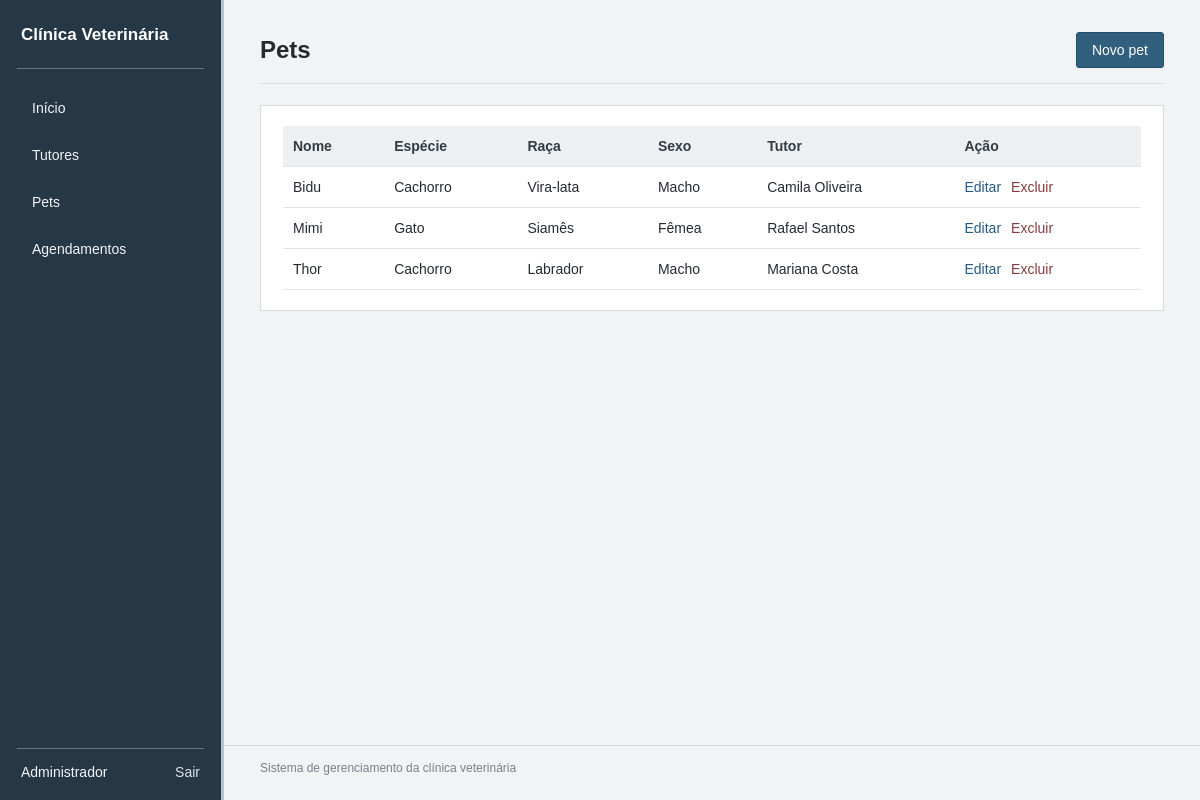
The page /pets.php (signed in) on the database its author committed.
### tables this page shows
CREATE TABLE IF NOT EXISTS pets (
    id INT UNSIGNED AUTO_INCREMENT PRIMARY KEY,
    tutor_id INT UNSIGNED NOT NULL,
    nome VARCHAR(100) NOT NULL,
    especie VARCHAR(40) NOT NULL,
    raca VARCHAR(80) NULL,
    sexo VARCHAR(15) NULL,
    data_nascimento DATE NULL,
    observacoes TEXT NULL,
    criado_em TIMESTAMP DEFAULT CURRENT_TIMESTAMP,
    INDEX idx_pets_tutor (tutor_id),
    CONSTRAINT fk_pets_tutores FOREIGN KEY (tutor_id)
        REFERENCES tutores(id) ON UPDATE CASCADE ON DELETE RESTRICT
);

CREATE TABLE IF NOT EXISTS tutores (
    id INT UNSIGNED AUTO_INCREMENT PRIMARY KEY,
    nome VARCHAR(120) NOT NULL,
    cpf_criptografado VARCHAR(255) NOT NULL,
    cpf_hash CHAR(64) NOT NULL UNIQUE,
    telefone VARCHAR(20) NOT NULL,
    email VARCHAR(120) NULL,
    endereco VARCHAR(180) NULL,
    criado_em TIMESTAMP DEFAULT CURRENT_TIMESTAMP
);

### funcoes.php (called while the page is built, shortened)
<?php
function h(?string $valor): string
{
    return htmlspecialchars((string) $valor, ENT_QUOTES, 'UTF-8');
}

### pets.php (the view, shortened to what this page needs)
<?php
require_once __DIR__ . '/funcoes.php';
$stmt = $pdo->query(
    'SELECT p.id, p.nome, p.especie, p.raca, p.sexo, t.nome AS tutor_nome
     FROM pets p INNER JOIN tutores t ON t.id = p.tutor_id ORDER BY p.nome ASC'
);
$pets = $stmt->fetchAll();
?>
<!DOCTYPE html>
<html lang="pt-BR">
<head>
    <link rel="stylesheet" href="style.css">
</head>
<body>
<header class="topo">
    <div class="topo-conteudo">
        <div class="marca">Clínica Veterinária</div>
        <nav class="menu">
            <a href="index.php">Início</a>
            <a href="tutores.php">Tutores</a>
            <a href="pets.php">Pets</a>
            <a href="agendamentos.php">Agendamentos</a>
        </nav>
        <div class="usuario-topo">
            <span><?= h($_SESSION['usuario_nome'] ?? 'Usuário') ?></span>
            <a class="sair" href="logout.php">Sair</a>
        </div>
    </div>
</header>
<main class="container">
<section class="cabecalho-pagina linha-titulo">
    <div><h1>Pets</h1></div>
    <a href="pet_form.php" class="botao">Novo pet</a>
</section>
<section class="bloco">
    <div class="tabela-area">
        <table>
            <thead><tr><th>Nome</th><th>Espécie</th><th>Raça</th><th>Sexo</th><th>Tutor</th><th>Ação</th></tr></thead>
            <tbody>
            <?php foreach ($pets as $pet): ?>
                <tr>
                    <td><?= h($pet['nome']) ?></td>
                    <td><?= h($pet['especie']) ?></td>
                    <td><?= h($pet['raca'] ?: '—') ?></td>
                    <td><?= h($pet['sexo'] ?: '—') ?></td>
                    <td><?= h($pet['tutor_nome']) ?></td>
                    <td>
                        <div class="acoes-tabela">
                            <a href="pet_form.php?id=<?= (int) $pet['id'] ?>">Editar</a>
                            <form method="post" action="pet_excluir.php" onsubmit="return confirm('Excluir este pet? Os agendamentos vinculados também serão excluídos.');">
                                <button type="submit" class="botao-link excluir-link">Excluir</button>
                            </form>
                        </div>
                    </td>
                </tr>
            <?php endforeach; ?>
            </tbody>
        </table>
    </div>
</section>
</main>
<footer class="rodape">Sistema de gerenciamento da clínica veterinária</footer>
</body>
</html>

### style.css (style rules this page uses)
* { box-sizing: border-box; }
body { margin: 0; background: #f2f3f5; color: #252a30; font-family: Arial, Helvetica, sans-serif; font-size: 14px; }
a { color: #245b83; text-decoration: none; }
.topo { position: fixed; top: 0; left: 0; bottom: 0; width: 224px; min-height: 100vh; background: #263746; color: #fff; border-right: 3px solid #b7c4ce; z-index: 10; }
.topo-conteudo { width: 100%; max-width: none; min-height: 100vh; margin: 0; padding: 24px 17px 20px; display: flex; flex-direction: column; align-items: stretch; gap: 0; }
.marca { padding: 0 4px 21px; border-bottom: 1px solid #667784; font-size: 17px; font-weight: bold; line-height: 1.35; }
.menu { display: flex; flex-direction: column; align-items: stretch; gap: 5px; padding-top: 18px; }
.menu a { display: flex; align-items: center; min-height: 42px; padding: 0 12px; border-left: 3px solid transparent; color: #f3f5f7; }
.usuario-topo { display: flex; align-items: center; justify-content: space-between; flex-wrap: wrap; gap: 10px; margin-top: auto; padding: 15px 4px 0; border-top: 1px solid #667784; color: #f3f5f7; }
.sair { padding-left: 0; color: #dce5eb; }
.container { width: auto; max-width: 1360px; min-height: calc(100vh - 55px); margin: 0 36px 0 260px; padding-top: 32px; }
.cabecalho-pagina { margin-bottom: 21px; padding-bottom: 15px; border-bottom: 1px solid #d8dde1; }
.cabecalho-pagina h1 { margin: 0; font-size: 24px; font-weight: 600; }
.linha-titulo, .bloco-titulo { display: flex; justify-content: space-between; align-items: center; gap: 15px; }
.bloco, .resumo, .atalho { background: #fff; border: 1px solid #d8dde1; }
.bloco { padding: 20px 22px; margin-bottom: 20px; }
.botao { display: inline-block; padding: 9px 15px; border: 1px solid #234e6c; border-radius: 3px; background: #315f7e; color: #fff; font: inherit; cursor: pointer; text-align: center; }
.tabela-area { width: 100%; overflow-x: auto; }
table { width: 100%; border-collapse: collapse; background: #fff; }
th, td { padding: 12px 10px; border-bottom: 1px solid #e0e4e7; text-align: left; vertical-align: middle; }
th { background: #edf0f2; color: #343b42; font-weight: 600; white-space: nowrap; }
.rodape { margin-left: 224px; padding: 15px 20px 15px 36px; border-top: 1px solid #d8dde1; color: #77818a; text-align: left; font-size: 12px; }
.acoes-tabela { display: flex; align-items: center; gap: 10px; white-space: nowrap; }
.acoes-tabela form { display: inline; margin: 0; }
.botao-link { padding: 0; border: 0; background: none; color: #245b83; font: inherit; cursor: pointer; }
.excluir-link { color: #873b3b; }

### rows shown on the page
pets: nome "Bidu", especie "Cachorro", raca "Vira-lata", sexo "Macho", tutor.nome "Camila Oliveira"
pets: nome "Mimi", especie "Gato", raca "Siamês", sexo "Fêmea", tutor.nome "Rafael Santos"
pets: nome "Thor", especie "Cachorro", raca "Labrador", sexo "Macho", tutor.nome "Mariana Costa"

### other values the page prints
$_SESSION['usuario_nome'] "Administrador"
